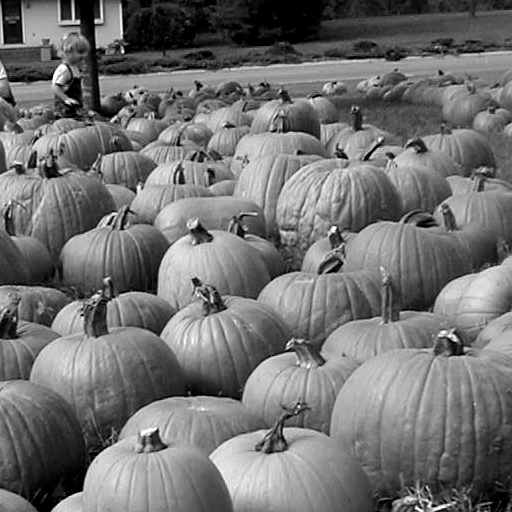
#> input picture samples/pumpkins.tif, 512 x 512 px
$ jupyter execute --allow-errors sample.ipynb
#> lines starting #> are read from the running program, lines starting #| are printed output that depends on the picture; long printed decimals are rounded
### src/util.py
import numpy as np

from PIL import Image

def load_img(path: str) -> np.ndarray:
    '''
    Loads an image from the given path as a matrix.

    Parameters:
        path (str): path to file to open

    Returns:
        Matrix with values normalized between [0, 1]
    '''
#> called with path = '../samples/pumpkins.tif'
    mat = np.asarray(Image.open(path))
#> mat is the input picture: shape (512, 512); min 0, max 255, mean 114
    return mat / 255

def normalize(data: np.ndarray) -> np.ndarray:
    '''
    Normalizes a matrix's values into the range [0, 1].
    '''
    return (data-np.min(data))/(np.max(data)-np.min(data))

### src/blurs.py
import math
import numpy as np

from scipy.fft import fft2, ifft2, fftshift

# [24 lines left out: function gaussian, not called in this run]

    # [6 lines of commented-out code are left out]

def linear(dimensions: tuple, radius: float = 0, angle: float = 0, **kwargs) -> np.ndarray:
    '''
    Returns a point spread function of linear form with
    the supplied dimensions and spread factors. Equivalent to linear blur.

    Parameters:
        dimensions (tuple): dimensions of the image to produce, ex. (3,3) for a 3x3 kernel
        radius (float): length of linear blur
        angle (float): angle of linear blur
        kwargs (dict): additional parameters

    Returns:
        Normalized real components of the point spread function in FFT space.
    '''
#> called with dimensions = (512, 512), radius = 3, angle = 1.57

    p = np.zeros(dimensions)

    # get center of psf
    i = math.ceil(p.shape[0] / 2)
    j = math.ceil(p.shape[1] / 2)

    for r in range(0, math.floor(radius)):
        px = math.floor(r * math.cos(angle) + i) % p.shape[0]
        py = math.floor(r * math.sin(angle) + j) % p.shape[1]
        p[py, px] = 1

    p = p / np.sum(p)

    return fft2(fftshift(p))

# [25 lines left out: function radial, not called in this run]

def noise(mat: np.ndarray, noise: float) -> np.ndarray:
    '''
    Adds noise to a matrix. The noise follows a standard distribution.

    Parameters:
        mat (ndarray): matrix to add noise to
        noise (float): scaling factor for noise, should be in range [0, 1]

    Returns:
        Matrix with added noise.
    '''

    return mat + noise * np.random.randn(*mat.shape)

def blur(mat: np.ndarray, filter: np.ndarray) -> np.ndarray:
    '''
    Blurs a matrix with the given filter using FFT.

    Parameters:
        mat (ndarray): matrix representing original image
        filter (ndarray): matrix representing blur function

    Returns:
        Blurred matrix.
    '''
    return np.real(ifft2(filter * fft2(mat)))
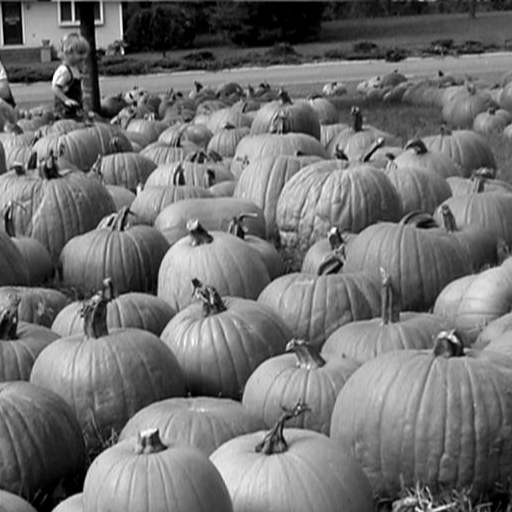
#> returned value: shape (512, 512) float64; min -3.05e-16, max 1, mean 0.447; drawn with min black and max white

### src/sample.ipynb
# 0) Setup

[cell 1]
import util
import math
import xarray as xr
import numpy as np
import pandas as pd

from blurs import *
from scipy.optimize import minimize

from plotly.subplots import make_subplots
import plotly.express as px
import plotly.graph_objects as go

# 1) Load the original image

[cell 2]
image = util.load_img('../samples/pumpkins.tif')

fig = px.imshow(image, color_continuous_scale='gray', title='Original Image', width=512, height=512)
fig.update_layout(coloraxis_showscale=False)
fig.update_xaxes(showticklabels=False)
fig.update_yaxes(showticklabels=False)
fig.show()

# 2) Create the point spread function

[cell 3]
psf_params = [3, math.pi/2]
psf_fn = linear
psf = psf_fn(image.shape, *psf_params)

from scipy.fft import ifft2, fftshift
psf_img = np.real(fftshift(ifft2(psf)))

psf_fig = px.imshow(
    psf_img,
    color_continuous_scale='gray',
    title='Point Spread Function',
    width=512,
    height=512)
psf_fig.show()

# 3) Create the blurred image

[cell 4]
image_blurred = blur(image, psf)

# optional: add noise
noise_factor = 0.01
image_blurred = noise(image_blurred, noise_factor)

fig = px.imshow(image_blurred, color_continuous_scale='gray', title='Blurred Image', width=512, height=512)
fig.update_layout(coloraxis_showscale=False)
fig.update_xaxes(showticklabels=False)
fig.update_yaxes(showticklabels=False)
fig.show()

# 4) Deblur the image
This assumes that the point source function that was used to generate the blurred image is known. If noise is present when constructing the blurred image, regularization is necessary to compute an approximation of the true image that is not dominated by noise.

This code uses a blurred image and point source function to deblur. The blurred image should be defined in real space, while the point source function in Fourier space.

## Tikhonov Regularization
This deblurring approach filters out values in the point source function according to a regularization parameter $\phi$, where $S$ is the point source function in Fourier space and $\alpha$ is a constant value:

$$\phi = \frac{|S|^2}{|S|^2 + \alpha^2}$$

In the code implementation, a few additional steps are taken to prevent issues with the deblurring attempt. Zero values may exist in $S$ when computing $\phi$, resulting in a divide-by-zero error. This can be remediated by slightly adjusting the zero values to a non-zero number; in this case, the smallest possible number that can be represented in a computer was chosen. The adjustment takes place before $\phi$ is computed, and is only applied to $S$ in the denominator of the equation.

[cell 5]
def deblur_tik(alpha, S, blurred_img):
    # S is fft2(circshift(psf))

    # phi = abs(S).^2 ./ (abs(s).^2 + alpha^2)
    # perform adjustment to values which could result in division by zero
#> called with alpha = 0, S = array of shape (512, 512)
    denominator = np.absolute(np.square(S)) + np.square(alpha)
    denominator = np.where(denominator == 0, np.finfo(float).eps, denominator)
    phi = np.divide(np.absolute(np.square(S)), denominator)

    # filter out S values according to phi
    S_filt = np.zeros(phi.shape)
    idx = S != 0
    S_filt[idx] = np.divide(phi[idx], S[idx])

    # deblur using filtered S
    X_filt = ifft2(np.multiply(fft2(blurred_img), S_filt)).real
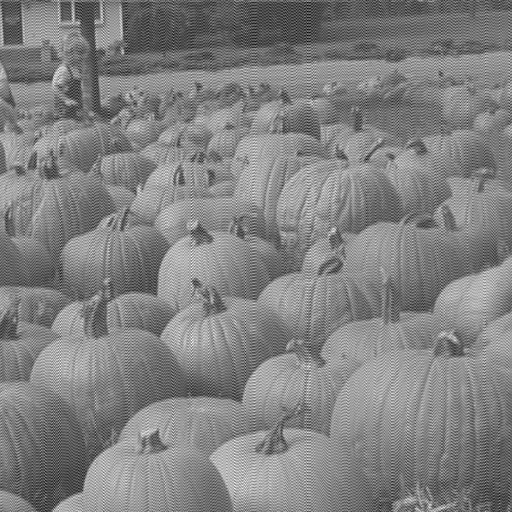
#> X_filt: shape (512, 512) float64; min -0.597, max 1.45, mean 0.447; drawn with min black and max white

    return X_filt

def deblur_tik_min(S):
    # error function; norm of deblurred image with blurred image
    error_function = lambda input, S, blurred_img: np.linalg.norm(deblur_tik(input[0], S, blurred_img) - image, ord='fro')

    initial_alpha = 0.1
    # since minimizer takes in a vector, need to get first element (which will store alpha)
    result = minimize(error_function, [initial_alpha], args=(S, image_blurred), bounds=[(0, 32)])

    # returns min alpha
    return result

def deblur_psf(psf_params, deblurred_img):
    S_i = linear(image.shape, *psf_params)
    return blur(deblurred_img, S_i)

def error_function(psf_params, deblurred_img, blurred_img):
    result = np.linalg.norm(deblur_psf(psf_params, deblurred_img) - blurred_img, ord='fro')
    return result

def deblur_psf_min(deblurred_img, initial_length):
    # min_{length, angle} = ||A(length, angle) x - b||
    # error_function = lambda psf_params, deblurred_img, blurred_img: np.linalg.norm(deblur_psf(psf_params, deblurred_img) - blurred_img, ord='fro')

    # specifting the solver as 'Powell' was important; otherwise it was stuck at wrong values
    result = minimize(error_function, [initial_length], args=(deblurred_img, image_blurred), method='Powell', bounds=[(0, 16)])

    return result

[cell 6]
# deblur image using various alpha regularization params
# also normalize image values to range [0, 1]
alphas = np.linspace(0, 1, 11)
image_sequence = [util.normalize(deblur_tik(alpha, psf, image_blurred)) for alpha in alphas]
#> call 2 of deblur_tik, with alpha = 0.1, S = array of shape (512, 512)
#> in deblur_tik (call 2), `denominator = np.absolute(np.square(S)) + np.square(alpha)`:
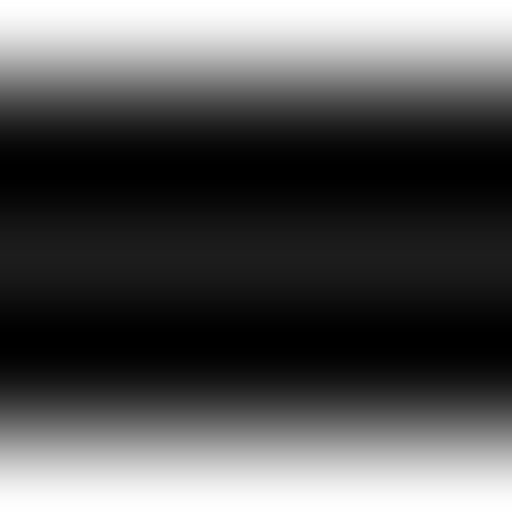
#> denominator: shape (512, 512) float64; min 0.01, max 1.01, mean 0.343; drawn with min black and max white
#> in deblur_tik (call 2), `S_filt[idx] = np.divide(phi[idx], S[idx])`:
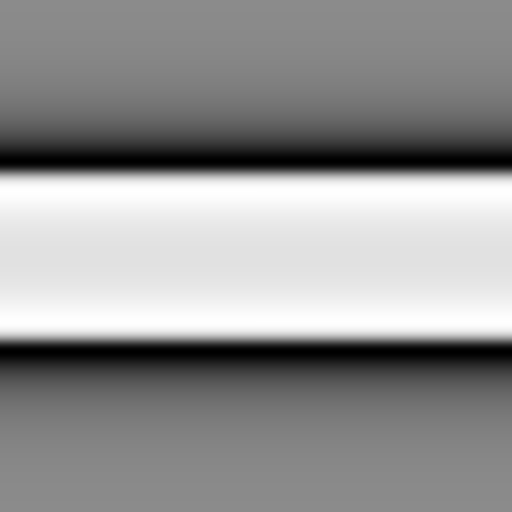
#> S_filt: shape (512, 512) float64; min -1.86, max 3.36, mean 1.17; drawn with min black and max white
#> in deblur_tik (call 5), `phi = np.divide(np.absolute(np.square(S)), denominator)`:
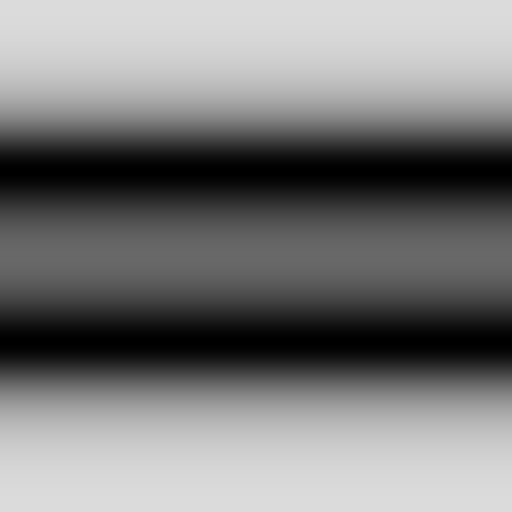
#> phi: shape (512, 512) float64; min 3.48e-05, max 0.862, mean 0.482
#> in deblur_tik (call 7), `phi = np.divide(np.absolute(np.square(S)), denominator)`:
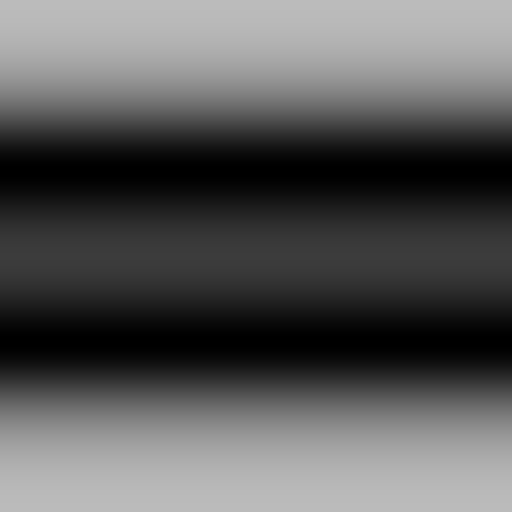
#> phi: shape (512, 512) float64; min 1.55e-05, max 0.735, mean 0.352
#> in deblur_tik (call 7), `S_filt[idx] = np.divide(phi[idx], S[idx])`:
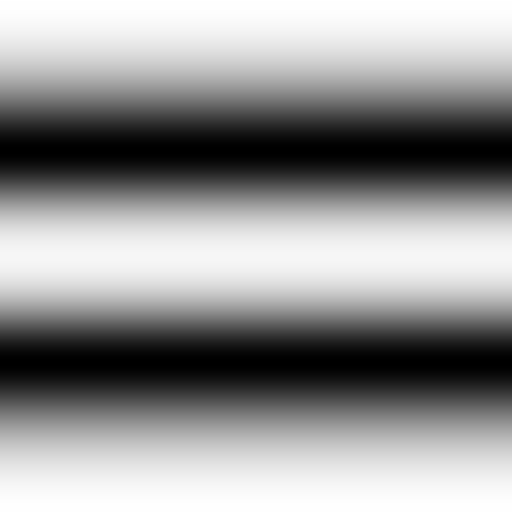
#> S_filt: shape (512, 512) float64; min -0.108, max 0.735, mean 0.384; drawn with min black and max white
#> in deblur_tik (call 8), `S_filt[idx] = np.divide(phi[idx], S[idx])`:
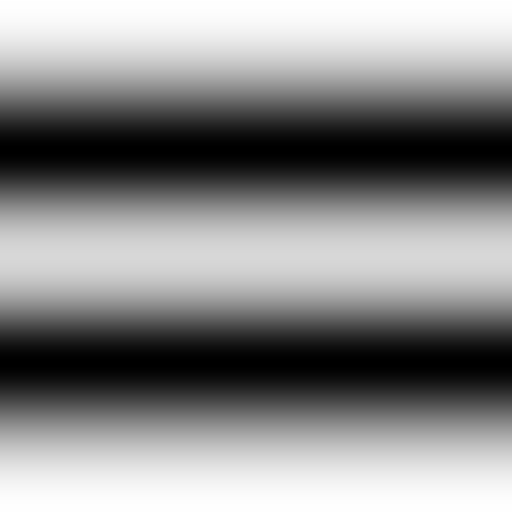
#> S_filt: shape (512, 512) float64; min -0.0807, max 0.671, mean 0.325; drawn with min black and max white
#> in deblur_tik (call 9), `phi = np.divide(np.absolute(np.square(S)), denominator)`:
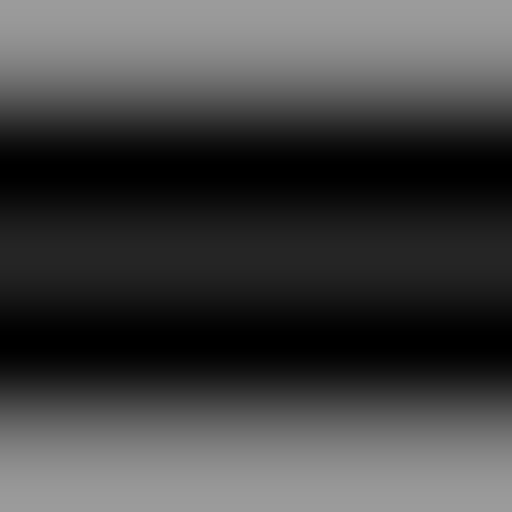
#> phi: shape (512, 512) float64; min 8.69e-06, max 0.61, mean 0.264
#> in deblur_tik (call 9), `S_filt[idx] = np.divide(phi[idx], S[idx])`:
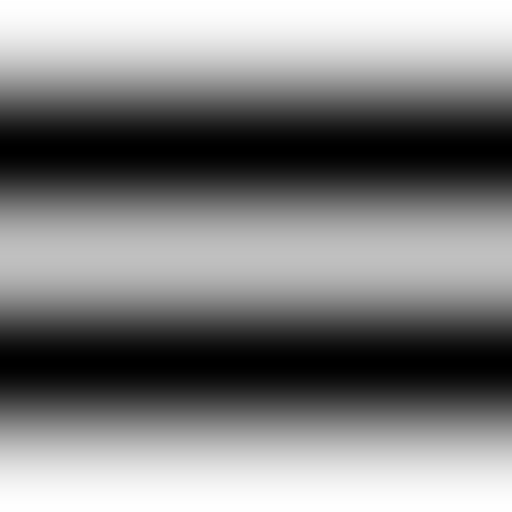
#> S_filt: shape (512, 512) float64; min -0.0625, max 0.61, mean 0.279; drawn with min black and max white
#> image_sequence = 11 items

# plot
fig = px.imshow(np.array(image_sequence), animation_frame=0, color_continuous_scale='gray', title='Deblurred Image', width=512, height=512,
                labels=dict(animation_frame="alpha step"))
fig.update_layout(coloraxis_showscale=False)
fig.update_xaxes(showticklabels=False)
fig.update_yaxes(showticklabels=False)
fig.show()

# 5) Deblur using Alternating Minimization Technique

[cell 7]
import time

prev_li = math.nan
li      = 10
prev_ai = math.nan
ai      = 0

images = []
errors = []
psf_lis = []
times   = []

step = 1
# while not math.isclose(prev_li, li) and not math.isclose(prev_ai, ai):
while not math.isclose(prev_li, li):
    start_time = time.time()
    # fix length and angle for guess
    psfi = linear(image.shape, li, ai)
    min_alpha = deblur_tik_min(psfi).x[0]
    deblurred_img = deblur_tik(min_alpha, psfi, image_blurred)

    # fix image for guess
    next_A = deblur_psf_min(deblurred_img, li)
    psf_lis.append(li)
    prev_li = li
    prev_ai = ai
    li = next_A.x[0]

    end_time = time.time()

    images.append(np.real(deblurred_img))

    error = np.linalg.norm(deblurred_img - image, ord='fro') / np.linalg.norm(image, ord='fro')
    errors.append(error)
    times.append(end_time - start_time)

    step += 1
#> this loop made 5 passes
#> (min_alpha, prev_li, li, error) on passes 2 to 3: (0.287, 8.09, 6.11, 0.201), (0.272, 6.11, 3.52, 0.184)
#> (min_alpha, li, error) on pass 1: (0.299, 8.09, 0.217)

fig = px.imshow(np.array(images), animation_frame=0, color_continuous_scale='gray', title='Deblurred Image', width=512, height=512,
                labels=dict(animation_frame="iteration"))
fig.update_layout(coloraxis_showscale=False)
fig.update_xaxes(showticklabels=False)
fig.update_yaxes(showticklabels=False)

fig.show()

[cell 8]
from plotly.subplots import make_subplots

fig = make_subplots(rows=2, cols=3)
i = 1
#> (the rest of this cell did not finish here and is left out)

[cell 9]
# plot of errors

fig = go.Figure()
fig.add_trace(go.Scatter(x=[i for i in range(1, 6)], y=errors[0:6],
                    line_shape='spline',
                    line=dict(width=12, color="#444444")))

# fig = px.line()
fig.update_traces(marker_size=32)
fig.update_layout(width=1200, height=600, margin=dict(l=10, r=10, b=10, t=10),
    plot_bgcolor='rgba(0,0,0,0)', font=dict(
        size=24,
    ))
fig.update_xaxes(title_text="Iteration Number", linecolor='black', gridcolor='lightgray', nticks=5)
fig.update_yaxes(title_text="Relative Error between<br>Deblurred and Original Image", linecolor='black', gridcolor='lightgray')
fig.show()

[cell 10]
# plot of times

fig = go.Figure()
fig.add_trace(go.Scatter(x=[i for i in range(1, 6)], y=times,
                    line_shape='spline',
                    line=dict(width=12, color="#0000ff")))

print(sum(times))
#| 7.400

# fig = px.line()
fig.update_traces(marker_size=32)
fig.update_layout(width=1600, height=1000, margin=dict(l=10, r=10, b=10, t=10),
    plot_bgcolor='rgba(0,0,0,0)', font=dict(
        size=24,
    ))
fig.update_xaxes(title_text="Iteration Number", linecolor='black', gridcolor='lightgray', nticks=5)
fig.update_yaxes(title_text="Iteration Time (s)", linecolor='black', gridcolor='lightgray')
fig.show()

# Plot of Convergence Curve for PSF Error

[cell 11]
psf_matrices = [np.real(fftshift(ifft2(linear(image.shape, l, ai)))) for l in psf_lis]
psf_errors   = [np.linalg.norm(m - psf_img, ord='fro') / np.linalg.norm(psf_img, ord='fro') for m in psf_matrices]

# [7 lines of commented-out code are left out]

fig = go.Figure()
fig.add_trace(go.Scatter(x=[i for i in range(1, 6)], y=psf_errors,
                    line_shape='spline',
                    line=dict(width=12, color="#0000ff")))

print(sum(times))
#| 7.400

# fig = px.line()
fig.update_traces(marker_size=32)
fig.update_layout(width=1600, height=1000, margin=dict(l=10, r=10, b=10, t=10),
    plot_bgcolor='rgba(0,0,0,0)', font=dict(
        size=24,
    ))
fig.update_xaxes(title_text="Iteration Number", linecolor='black', gridcolor='lightgray', nticks=5)
fig.update_yaxes(title_text="Iteration Time (s)", linecolor='black', gridcolor='lightgray')
fig.show()

$ run again, with samples/galaxy_before.png saved as samples/pumpkins.tif
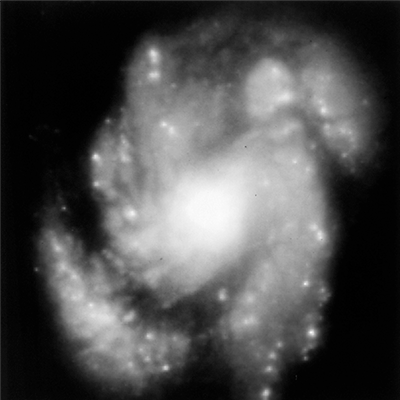
#> input picture samples/galaxy_before.png, 400 x 400 px
#> in load_img, mat is the input picture: shape (400, 400, 4); mean R, G, B, A 77, 77, 77, 255
#> in blur, `return np.real(ifft2(filter * fft2(mat)))`:
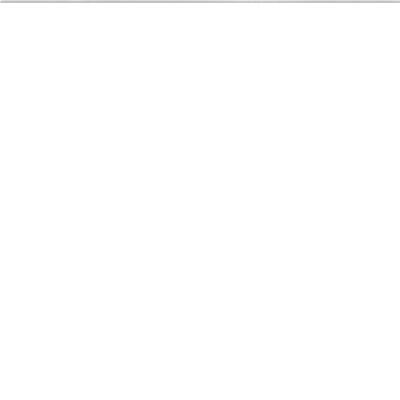
#> returned value: shape (400, 400, 4) float64; mean of channels 0, 1, 2, 3 0.000812, 0.000812, 0.000812, 0.000812; transparent parts drawn white
#> in noise, `return mat + noise * np.random.randn(*mat.shape)`:
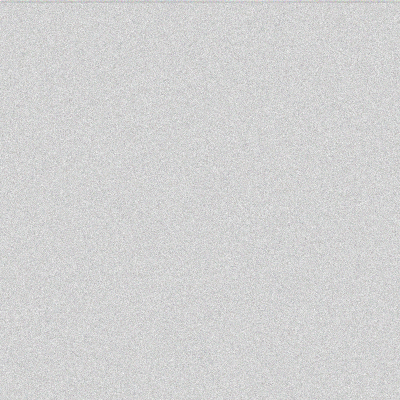
#> returned value: shape (400, 400, 4) float64; mean of channels 0, 1, 2, 3 0.000832, 0.000856, 0.000791, 0.000871; transparent parts drawn white
#> image_sequence = 11 items
